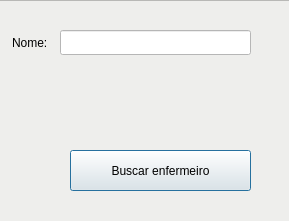
<?xml version="1.0" encoding="UTF-8"?>
<ui version="4.0">
 <class>MainWindow</class>
 <widget class="QMainWindow" name="MainWindow">
  <property name="geometry">
   <rect>
    <x>0</x>
    <y>0</y>
    <width>289</width>
    <height>221</height>
   </rect>
  </property>
  <property name="windowTitle">
   <string>Procurar Enfermeiro</string>
  </property>
  <widget class="QWidget" name="centralwidget">
   <widget class="QFrame" name="frame">
    <property name="geometry">
     <rect>
      <x>-20</x>
      <y>0</y>
      <width>601</width>
      <height>601</height>
     </rect>
    </property>
    <property name="styleSheet">
     <string notr="true">background-color: rgb(238, 238, 236);</string>
    </property>
    <property name="frameShape">
     <enum>QFrame::StyledPanel</enum>
    </property>
    <property name="frameShadow">
     <enum>QFrame::Raised</enum>
    </property>
    <widget class="QLineEdit" name="lineEdit_2">
     <property name="geometry">
      <rect>
       <x>30</x>
       <y>30</y>
       <width>51</width>
       <height>25</height>
      </rect>
     </property>
     <property name="text">
      <string>Nome:</string>
     </property>
     <property name="frame">
      <bool>false</bool>
     </property>
     <property name="readOnly">
      <bool>true</bool>
     </property>
    </widget>
    <widget class="QLineEdit" name="lineEdit_4">
     <property name="geometry">
      <rect>
       <x>80</x>
       <y>30</y>
       <width>191</width>
       <height>25</height>
      </rect>
     </property>
     <property name="styleSheet">
      <string notr="true">background-color: rgb(255, 255, 255);</string>
     </property>
    </widget>
    <widget class="QPushButton" name="searchNurseButton">
     <property name="geometry">
      <rect>
       <x>90</x>
       <y>150</y>
       <width>181</width>
       <height>41</height>
      </rect>
     </property>
     <property name="text">
      <string>Buscar enfermeiro</string>
     </property>
     <property name="default">
      <bool>true</bool>
     </property>
    </widget>
   </widget>
  </widget>
 </widget>
 <resources/>
 <connections/>
</ui>
